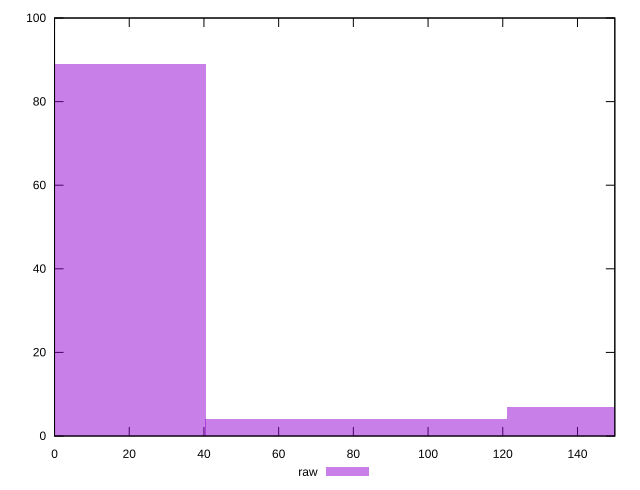

Here is the gnuplot script that generated this plot:
reset

$raw <<EOF
161.67166153554288 7
0 89
80.83583076777144 4
EOF

set key outside below
set boxwidth 80.83583076777144
set xrange [0:150]
set yrange [0:100]
set trange [0:100]
set style fill transparent solid 0.5 noborder
set terminal svg size 640, 490 enhanced background rgb 'white'
set output "report_00018_2021-02-10T15-25-16.877Z/unminified-css/samples/pages/raw/histogram.svg"

plot $raw title "raw" with boxes

reset
